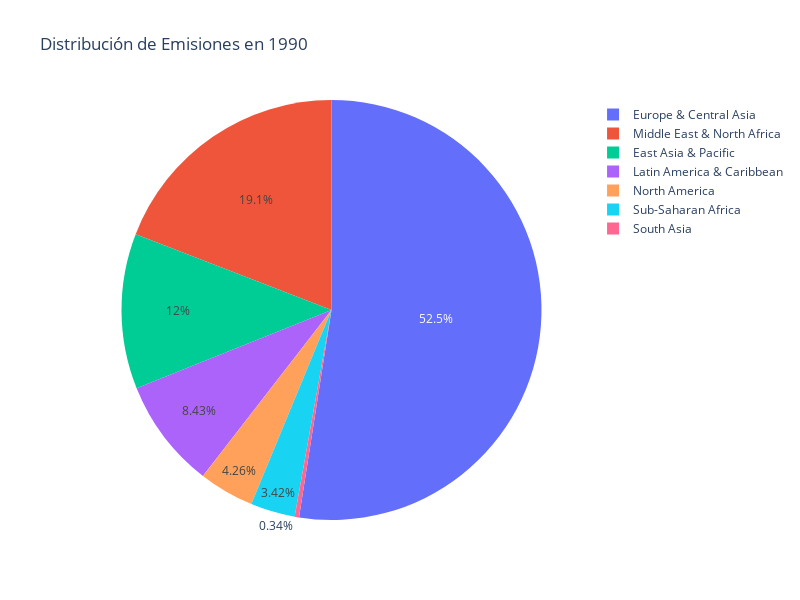

Notebook code for this chart:
### Markdown cell above
Se seleccionan estos años debido a que representan el incio y fin de las mediciones de este dataset, a fin de poder identificar si en plazo de 30 años se trasladaron esas reresentaciones. En particular, y debido a la influencia de la actividad industrial en las emsiones de CO2, de aquie se podrian desprender lineas de investigación al respecto de los cambios en la matriz productiva de distintos paises o regiones

### Code cell
anio_seleccionado = '1990'
df_anio = df[['Region', anio_seleccionado]]
df_anio_sorted = df_anio.sort_values(by=anio_seleccionado, ascending=False)

# Crea el gráfico de torta con Plotly
fig = px.pie(df_anio_sorted, values=anio_seleccionado, names='Region',
             title=f'Distribución de Emisiones en {anio_seleccionado}', width=800, height=600)
fig.show()

### Figure 1 — Plotly figure (JSON) as saved in the notebook; plotly's stock layout.template omitted (floating-point values rounded to 4 significant figures; data arrays with more than 128 entries replaced by an {"elided": "..."} marker saying what was removed)
{"data": [{"domain": {"x": [0, 1], "y": [0, 1]}, "hovertemplate": "Region=%{label}<br>1990=%{value}<extra></extra>", "labels": {"elided": "189 str values"}, "legendgroup": "", "name": "", "showlegend": true, "type": "pie", "values": {"elided": "189 float values"}}], "layout": {"height": 600, "legend": {"tracegroupgap": 0}, "title": {"text": "Distribución de Emisiones en 1990"}, "width": 800}}
